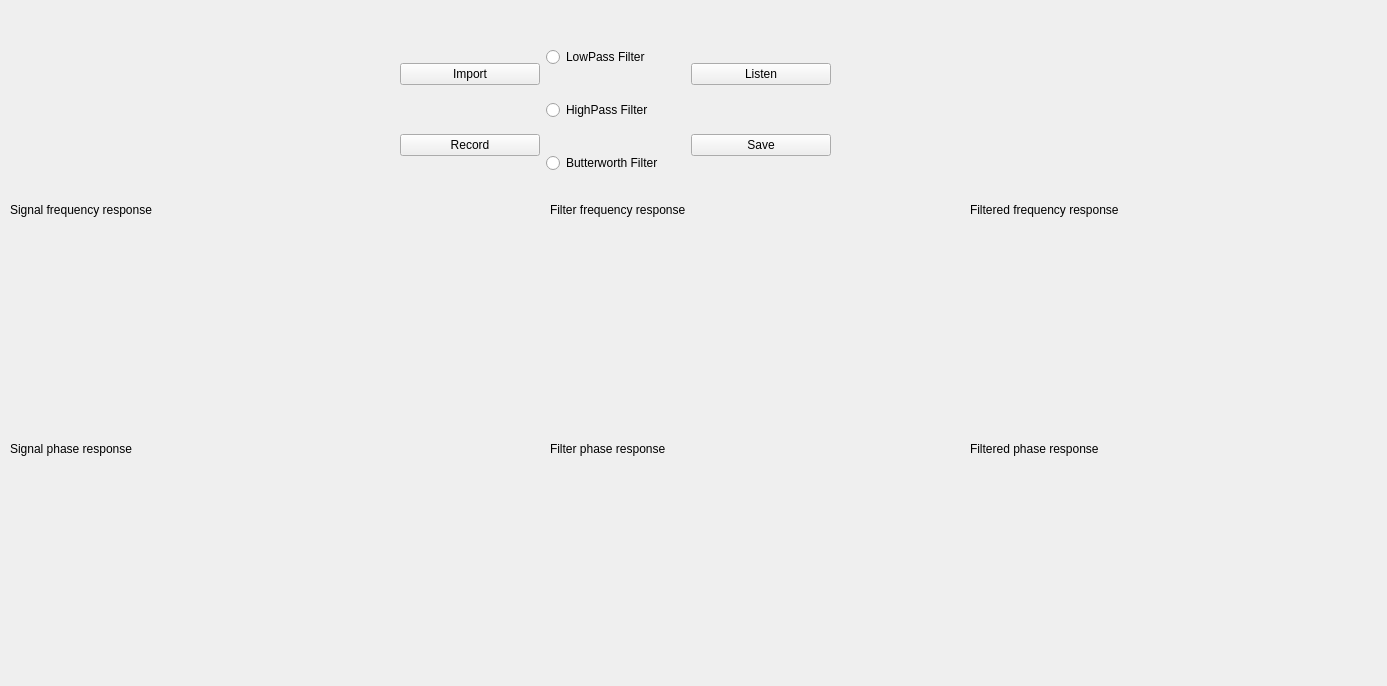
<?xml version="1.0" encoding="UTF-8"?>
<ui version="4.0">
 <class>Form</class>
 <widget class="QWidget" name="Form">
  <property name="geometry">
   <rect>
    <x>0</x>
    <y>0</y>
    <width>1387</width>
    <height>686</height>
   </rect>
  </property>
  <property name="windowTitle">
   <string>Online filter</string>
  </property>
  <widget class="QWidget" name="layoutWidget">
   <property name="geometry">
    <rect>
     <x>400</x>
     <y>20</y>
     <width>431</width>
     <height>181</height>
    </rect>
   </property>
   <layout class="QHBoxLayout" name="horizontalLayout">
    <item>
     <layout class="QVBoxLayout" name="verticalLayout">
      <item>
       <widget class="QPushButton" name="Import">
        <property name="accessibleName">
         <string extracomment="kjjd"/>
        </property>
        <property name="text">
         <string>Import</string>
        </property>
       </widget>
      </item>
      <item>
       <widget class="QPushButton" name="Record">
        <property name="text">
         <string>Record</string>
        </property>
       </widget>
      </item>
     </layout>
    </item>
    <item>
     <layout class="QVBoxLayout" name="verticalLayout_2">
      <item>
       <widget class="QRadioButton" name="FirstOption">
        <property name="text">
         <string>LowPass Filter</string>
        </property>
       </widget>
      </item>
      <item>
       <widget class="QRadioButton" name="SecondOption">
        <property name="text">
         <string>HighPass Filter</string>
        </property>
       </widget>
      </item>
      <item>
       <widget class="QRadioButton" name="ThirdOption">
        <property name="text">
         <string>Butterworth Filter</string>
        </property>
       </widget>
      </item>
     </layout>
    </item>
    <item>
     <layout class="QVBoxLayout" name="verticalLayout_3">
      <item>
       <widget class="QPushButton" name="Listen">
        <property name="text">
         <string>Listen</string>
        </property>
       </widget>
      </item>
      <item>
       <widget class="QPushButton" name="Save">
        <property name="text">
         <string>Save</string>
        </property>
       </widget>
      </item>
     </layout>
    </item>
   </layout>
  </widget>
  <widget class="QLabel" name="label">
   <property name="geometry">
    <rect>
     <x>10</x>
     <y>200</y>
     <width>161</width>
     <height>20</height>
    </rect>
   </property>
   <property name="text">
    <string>Signal frequency response</string>
   </property>
  </widget>
  <widget class="QLabel" name="label_2">
   <property name="geometry">
    <rect>
     <x>10</x>
     <y>440</y>
     <width>151</width>
     <height>17</height>
    </rect>
   </property>
   <property name="text">
    <string>Signal phase response</string>
   </property>
  </widget>
  <widget class="QWidget" name="frequency_widget_b" native="true">
   <property name="geometry">
    <rect>
     <x>10</x>
     <y>220</y>
     <width>531</width>
     <height>211</height>
    </rect>
   </property>
  </widget>
  <widget class="QWidget" name="phase_widget_b" native="true">
   <property name="geometry">
    <rect>
     <x>10</x>
     <y>460</y>
     <width>531</width>
     <height>221</height>
    </rect>
   </property>
  </widget>
  <widget class="QWidget" name="phase_widget" native="true">
   <property name="geometry">
    <rect>
     <x>550</x>
     <y>460</y>
     <width>411</width>
     <height>221</height>
    </rect>
   </property>
  </widget>
  <widget class="QLabel" name="label_3">
   <property name="geometry">
    <rect>
     <x>550</x>
     <y>440</y>
     <width>151</width>
     <height>17</height>
    </rect>
   </property>
   <property name="text">
    <string>Filter phase response</string>
   </property>
  </widget>
  <widget class="QLabel" name="label_4">
   <property name="geometry">
    <rect>
     <x>550</x>
     <y>200</y>
     <width>161</width>
     <height>20</height>
    </rect>
   </property>
   <property name="text">
    <string>Filter frequency response</string>
   </property>
  </widget>
  <widget class="QWidget" name="frequency_widget" native="true">
   <property name="geometry">
    <rect>
     <x>550</x>
     <y>220</y>
     <width>411</width>
     <height>211</height>
    </rect>
   </property>
  </widget>
  <widget class="QWidget" name="frequency_widget_a" native="true">
   <property name="geometry">
    <rect>
     <x>970</x>
     <y>220</y>
     <width>411</width>
     <height>211</height>
    </rect>
   </property>
  </widget>
  <widget class="QLabel" name="label_5">
   <property name="geometry">
    <rect>
     <x>970</x>
     <y>440</y>
     <width>151</width>
     <height>17</height>
    </rect>
   </property>
   <property name="text">
    <string>Filtered phase response</string>
   </property>
  </widget>
  <widget class="QLabel" name="label_6">
   <property name="geometry">
    <rect>
     <x>970</x>
     <y>200</y>
     <width>161</width>
     <height>20</height>
    </rect>
   </property>
   <property name="text">
    <string>Filtered frequency response</string>
   </property>
  </widget>
  <widget class="QWidget" name="phase_widget_a" native="true">
   <property name="geometry">
    <rect>
     <x>970</x>
     <y>460</y>
     <width>411</width>
     <height>221</height>
    </rect>
   </property>
  </widget>
 </widget>
 <resources/>
 <connections/>
</ui>
